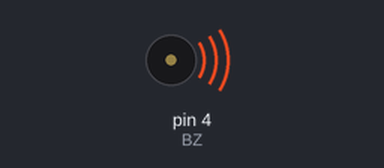
Simulated run of this sketch. Board: Arduino Uno, built with avr-gcc and run on an emulated ATmega328P. On the bench: buzzer (waves = sounding).

Above: at 0.2 s.
At 16.0 s:
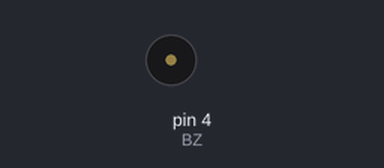
Timing chart, 0 to 17.2 s (numbered marks = the images above):
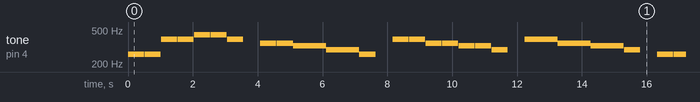

Measured:
- by itself, tone on pin 4 (BZ): plays 261 Hz for 0.50 s, 261 Hz for 0.50 s, 392 Hz for 0.50 s, 392 Hz for 0.50 s, 440 Hz for 0.50 s, 440 Hz for 0.50 s … (210 notes in this stretch)

The sketch:

Buzzer.ino
```cpp
/**
Buzzer Example
Description: playing little star using tone function example

Author: Yeseong Kang (kkds002@yonsei.ac.kr)
Date Created: 2024-11-08
Last Updated: 2024-11-08

**/

#define BZ 4

char code[ ]= {'C', 'D', 'E', 'F', 'G', 'A', 'B'};
    float  freq[ ]= {261.63, 293.66, 329.63, 349.23, 392, 440, 493.88};
    char mData[ ]="CCGGAAGpFFEEDDCpGGFFEEDpGGFFEEDpCCGGAAGpFFEEDDCp";
    const  byte mSize=sizeof(mData);

    void  setup( ) {
        pinMode(BZ, OUTPUT);
    }

    void loop( ) {
        int  playT=500;   // 1박자를 0.5초
        for (int  m=0; m<mSize; m++) {
            for(int k=0; k<7; k++) {
                if( mData[m]==code[k] ) {
                    tone(BZ, freq[k], playT);  // freq[k]의 값을 tone( )함수 전달
                  delay(playT+10);                 // 1박자 연주
                }
            }
            if (mData[m]=='p') {                // 배열 mData[]의 문자가 'p' 인 경우
              delay(playT+10);                     // 1박자 더 쉼
            }
        }
        noTone(BZ);
        delay(2000);
    }
```
